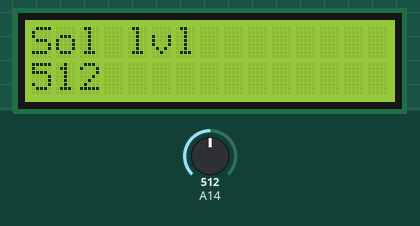
Bench run of a sketch on a simulated Arduino Mega 2560, built with avr-gcc and run on an emulated ATmega2560. Parts: 15×2 character LCD. The inputs (shaded band) are chosen by the test bench; at power-on: A14 = 512.

Above: at 1.2 s.
1.3 s: A14 set to 716
At 2.3 s:
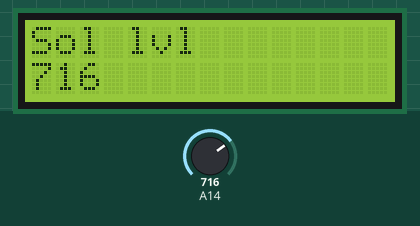
2.8 s: A14 set to 900
At 3.4 s:
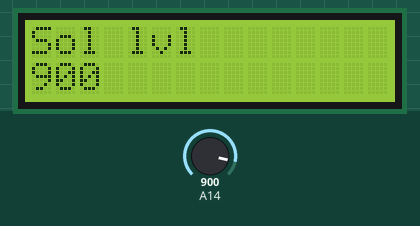
4.3 s: A14 set to 1023
At 4.6 s:
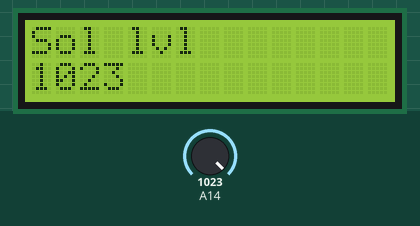
Timing chart, 0 to 7.3 s (numbered marks = the images above; inputs shaded):
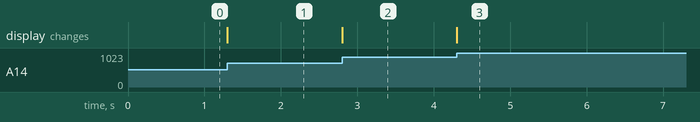

Measured:
- after the input at 1.3 s, the display: changes at once (image 1)
- after the input at 2.8 s, the display: changes at once (image 2)
- after the input at 4.3 s, the display: changes at once (image 3)

The sketch:

detector_de_sol.ino
```cpp
#include <LiquidCrystal.h> //INCLUSÃO DE BIBLIOTECA

LiquidCrystal lcd(8, 9, 4, 5, 6, 7); //PORTAS DO ARDUINO QUE SÃO UTILIZADAS PELO SHIELD KEYPAD DISPLAY LCD

void cleanLcd(){
  lcd.setCursor(0,0);

}

void setup(){
 lcd.begin(15,2); //SETA A QUANTIDADE DE COLUNAS(16) E O NÚMERO DE LINHAS(2) DO DISPLAY. EM SUMA: UMA MATRIZ DE 16 COLUNAS E 2 LINHAS
 lcd.setCursor(0,0); //SETA A POSIÇÃO EM QUE O CURSOR INCIALIZA(LINHA 1)
 lcd.print("Sol lvl"); //ESCREVE A FRASE "APERTOU A TECLA" NA PRIMEIRA LINHA DO DISPLAY LCD
}

void loop(){
 lcd.setCursor(0,1); //SETA A POSIÇÃO EM QUE O CURSOR RECEBE O TEXTO A SER MOSTRADO(LINHA 2)
 int sunLevel = analogRead(A14);
 lcd.print(analogRead(A14));
}
```
